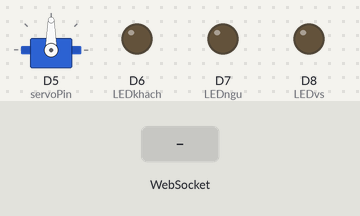
Bench run of a sketch on a simulated ESP8266 (NodeMCU). Shown: servo, output pins drawn as LEDs (lit = HIGH). The inputs (shaded band) are chosen by the test bench. WiFi joins after 1.5 s; servers stay silent unless stated; what the sketch prints to the serial monitor is not drawn.

Above: at 2.7 s.
2.8 s: WebSocket text "90" received
At 2.95 s:
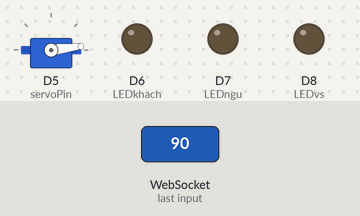
5.8 s: WebSocket text "200" received
At 6.27 s:
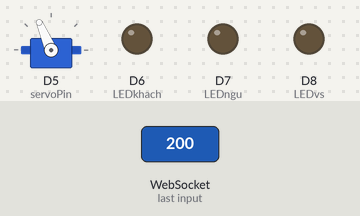
At 8.8 s:
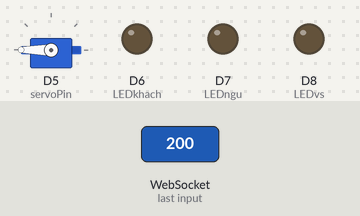
Timing chart, 0 to 10.3 s (numbered marks = the images above; inputs shaded):
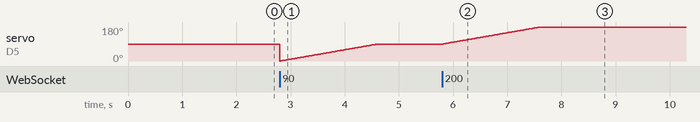

Measured:
- after the input at 5.8 s, servo on D5 (servoPin): moves from 90° to 180° over 1.8 s, starting at once

The sketch:

WifiClient.ino
```cpp
#include <Arduino.h>
#include <ESP8266WiFi.h>
#include <WebSocketsClient.h>
#include <Servo.h>
#include <String>
int data;
Servo myservo;
WebSocketsClient webSocket;
const char* ssid = "TriDang111"; //Đổi thành wifi của bạn
const char* password = "24681234"; //Đổi pass luôn
const char* ip_host = "192.168.1.105"; //Đổi luôn IP host của PC nha
const uint16_t port = 3000; //Port thích đổi thì phải đổi ở server nữa
const int LEDkhach = D6;
const int LEDngu = D7;
const int LEDvs = D8;
int pos=0;
int pos_pre=0;
bool isNumber(const String& str);
String convertToString(char* a, int size);
static const int servoPin = D5;
void webSocketEvent(WStype_t type, uint8_t * payload, size_t length) {
  switch (type) {
    case WStype_DISCONNECTED:
      Serial.printf("[WSc] Disconnected!\n");
      break;
    case WStype_CONNECTED:
      {
        Serial.printf("[WSc] Connected to url: %s\n", payload);
      }
      break;
    case WStype_TEXT:
      Serial.printf("[WSc] get text: %s\n", payload);
      if (strcmp((char*)payload, "LED_phong_khach_tat") == 0) {
        digitalWrite(LEDkhach, 0); // Khi client phát sự kiện "LED_OFF" thì server sẽ bật LED
      } else if (strcmp((char*)payload, "LED_phong_khach_bat") == 0) {
        digitalWrite(LEDkhach, 1); // Khi client phát sự kiện "LED_ON" thì server sẽ tắt LED
      } else if (strcmp((char*)payload, "LED_phong_ngu_bat") == 0) {
        digitalWrite(LEDngu, 1); // Khi client phát sự kiện "LED_ON" thì server sẽ tắt LED
      } else if (strcmp((char*)payload, "LED_phong_ngu_tat") == 0) {
        digitalWrite(LEDngu, 0); // Khi client phát sự kiện "LED_OFF" thì server sẽ tắt LED
      } else if (strcmp((char*)payload, "LED_phong_vs_bat") == 0) {
        digitalWrite(LEDvs, 1); // Khi client phát sự kiện "LED_ON" thì server sẽ tắt LED
      } else if (strcmp((char*)payload, "LED_phong_vs_tat") == 0) {
        digitalWrite(LEDvs, 0); // Khi client phát sự kiện "LED_OFF" thì server sẽ tắt LED
      } else if(isNumber(convertToString((char*)payload,sizeof((char*)payload)))){
        pos= atoi((char*)payload);
        Serial.println(pos);
          if(pos==90){
            for(int i=0;i<=pos;i++){
              myservo.write(i);
              delay(20);
            }
          }
      else if(pos==0){
        for(int i=pos_pre;i>=0;i--){
          myservo.write(i);
          delay(20);
        }
      }
      else{
        if(pos > pos_pre){
          for(int i=pos_pre;i<=pos;i++){
          myservo.write(i);
          delay(20);
          }
        }else{
          for(int i=pos_pre;i>=pos;i--){
          myservo.write(i);
          delay(20);
          }
        }
      }
      pos_pre=pos;
      break;
    case WStype_BIN:
      Serial.printf("[WSc] get binary length: %u\n", length);
      break;
  }
  }
}
void setup() {
  pinMode(LEDkhach, OUTPUT);
  pinMode(LEDngu, OUTPUT);
  pinMode(LEDvs, OUTPUT);
  myservo.attach(servoPin);
  Serial.begin(115200);
  Serial.println("ESP8266 Websocket Client");
  WiFi.begin(ssid, password);
  while (WiFi.status() != WL_CONNECTED) {
    delay(500);
    Serial.print(".");
  }
  webSocket.begin(ip_host, port);
  webSocket.onEvent(webSocketEvent);
}
void loop() {
  while (Serial.available()){
    data = Serial.read();
  }
  webSocket.loop();
  static bool isKhachOn = false;
  if (!isKhachOn && digitalRead(LEDkhach) == 0) { //tat den phong khach
    isKhachOn = true;
    webSocket.sendTXT("Led_khach_off");
  } else if (isKhachOn && digitalRead(LEDkhach)) { //bat den phong khach
    isKhachOn = false;
    webSocket.sendTXT("Led_khach_on");
  }
  static bool isNguOn = false;
  if (!isNguOn && digitalRead(LEDngu) == 0) { //tat den phong ngu
    isNguOn = true;
    webSocket.sendTXT("Led_ngu_off");
  } else if (isNguOn && digitalRead(LEDngu)) { //bat den phong ngu
    isNguOn = false;
    webSocket.sendTXT("Led_ngu_on");
  }
  static bool isvsOn = false;
  if (!isvsOn && digitalRead(LEDvs) == 0) { //tat den ve sinh
    isvsOn = true;
    webSocket.sendTXT("Led_vs_off");
  } else if (isvsOn && digitalRead(LEDvs)) { //bat den ve sinh
    isvsOn = false;
    webSocket.sendTXT("Led_vs_on");
  }
}
bool isNumber(const String& str)
{
    for (char const &c : str) {
        if (isdigit(c) == 0) return false;
    }
    return true;
}
String convertToString(char* a, int size)
{
    String s(a);
    return s;
}
```
